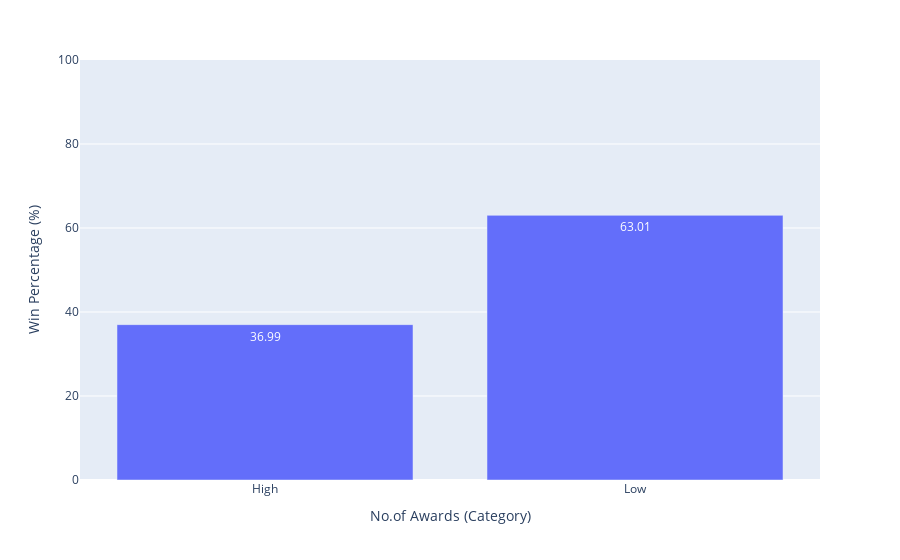

The code cell stored with this chart in its notebook:
### Code cell
fig = px.bar(individual_accomplishments, x='Awards_category', y='win_pct',range_y=[0,100],labels={
                     "Awards_category": "No.of Awards (Category)",
                     "win_pct": "Win Percentage (%)"})
fig.update_traces(texttemplate="%{y}")
fig.show()

### Figure 1 — Plotly figure (JSON) as saved in the notebook; plotly's stock layout.template omitted (floating-point values rounded to 4 significant figures)
{"data": [{"alignmentgroup": "True", "hovertemplate": "No.of Awards (Category)=%{x}<br>Win Percentage (%)=%{y}<extra></extra>", "legendgroup": "", "marker": {"color": "#636efa", "pattern": {"shape": ""}}, "name": "", "offsetgroup": "", "orientation": "v", "showlegend": false, "textposition": "auto", "texttemplate": "%{y}", "type": "bar", "x": ["High", "Low"], "xaxis": "x", "y": [36.99, 63.01], "yaxis": "y"}], "layout": {"autosize": true, "barmode": "relative", "legend": {"tracegroupgap": 0}, "margin": {"t": 60}, "xaxis": {"anchor": "y", "autorange": true, "domain": [0, 1], "range": [-0.5, 1.5], "title": {"text": "No.of Awards (Category)"}, "type": "category"}, "yaxis": {"anchor": "x", "domain": [0, 1], "range": [0, 100], "title": {"text": "Win Percentage (%)"}, "type": "linear"}}}
